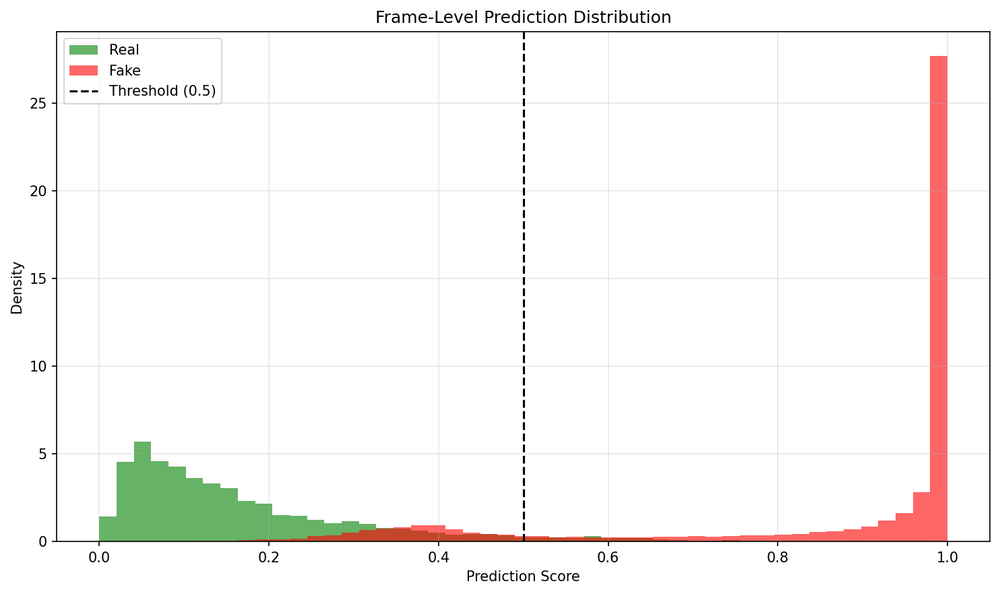
#> input picture assets/prediction_distribution.png, 1000 x 594 px, shrunk from 1484 x 881 before the run
$ python -i defocus_map.py   (imports and definitions only)
#> lines starting #> are read from the running program, lines starting #| are printed output that depends on the picture
import cv2
import time
import numpy as np
from typing import Optional


class DefocusMapGenerator:
    def __init__(self, canny_threshold1: int = 50, canny_threshold2: int = 150,
                 edge_blur_kernel_size: int = 15, guided_filter_radius: int = 8, guided_filter_eps: float = 0.01):
        self.canny_threshold1 = canny_threshold1
        self.canny_threshold2 = canny_threshold2
        self.edge_blur_kernel_size = edge_blur_kernel_size
        self.guided_filter_radius = guided_filter_radius
        self.guided_filter_eps = guided_filter_eps

        # opencv-contrib (ximgproc)
        self._has_ximgproc = hasattr(cv2, 'ximgproc')
        if not self._has_ximgproc:
            print("Warning: opencv-contrib-python not found. "
                  "Using Gaussian blur fallback instead of guided filter.")

    def detect_edges(self, rgb_image: np.ndarray) -> np.ndarray:
        # Convertation to grayscale
        gray = cv2.cvtColor(rgb_image, cv2.COLOR_RGB2GRAY)

        # Applying Gaussian blur to reduce noise
        blurred = cv2.GaussianBlur(gray, (5, 5), 1.4)

        # Canny edge detection
        edges = cv2.Canny(
            blurred,
            self.canny_threshold1,
            self.canny_threshold2
        )
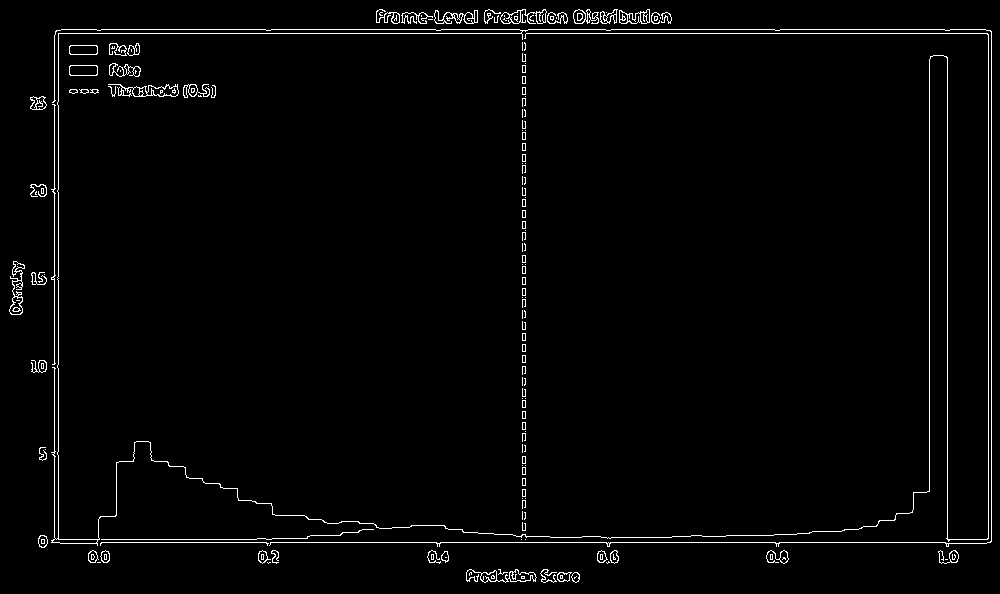
#> edges: shape (594, 1000); 2.1% white in thin lines or dots
        return edges

    def compute_edge_blur_map(self, edges: np.ndarray, rgb_image: np.ndarray) -> np.ndarray:
        gray = cv2.cvtColor(rgb_image, cv2.COLOR_RGB2GRAY).astype(np.float32)
        kernel_size = self.edge_blur_kernel_size

        # Compute local variance (inverse indicator of blur)
        mean = cv2.blur(gray, (kernel_size, kernel_size))
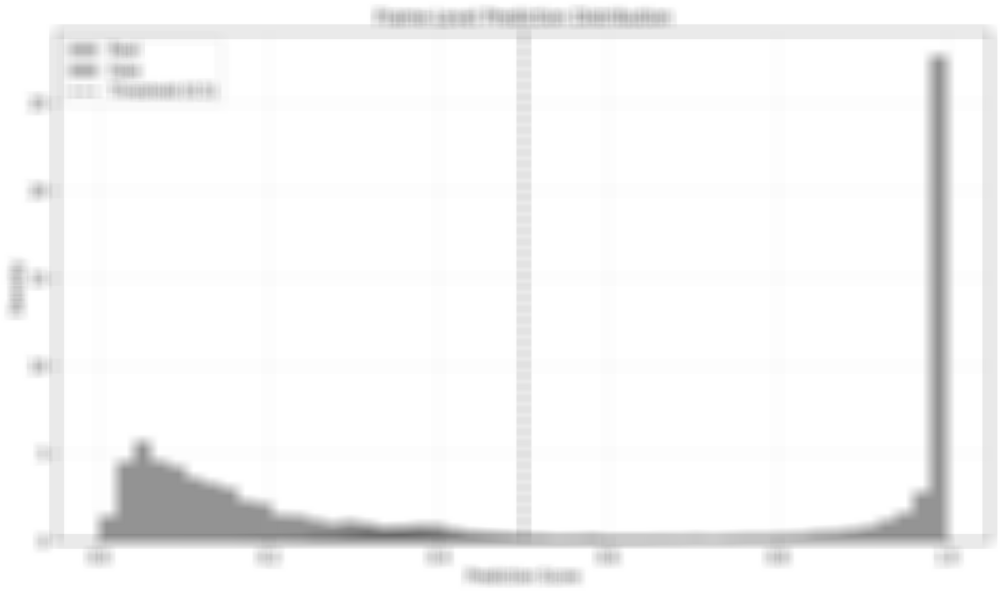
#> mean: shape (594, 1000) float32; min 103.6, max 255, mean 246.5
        mean_sq = cv2.blur(gray ** 2, (kernel_size, kernel_size))
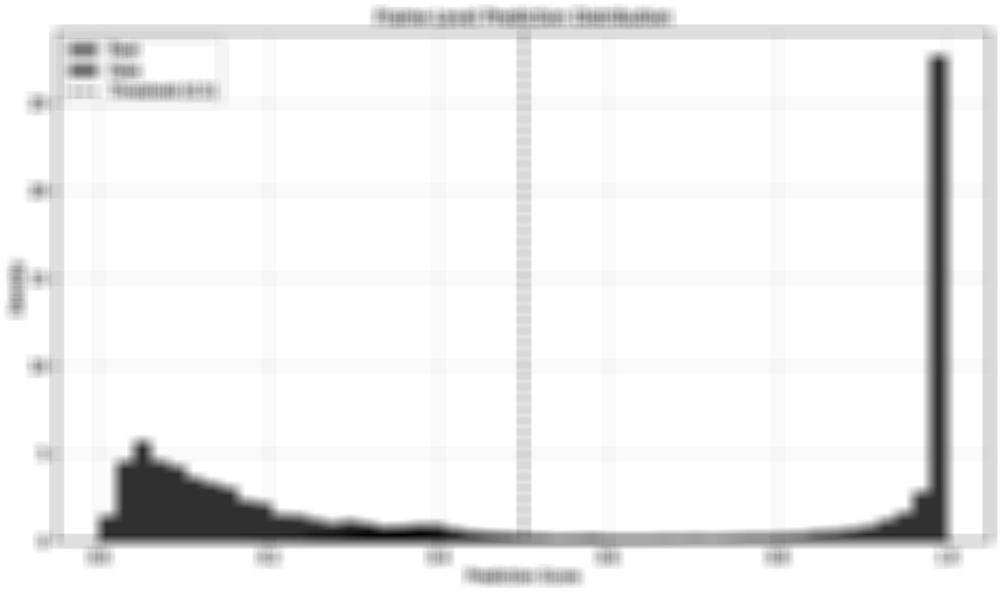
#> mean_sq: shape (594, 1000) float32; min 11536.6, max 65025, mean 61825.4; drawn with min black and max white
        variance = mean_sq - mean ** 2
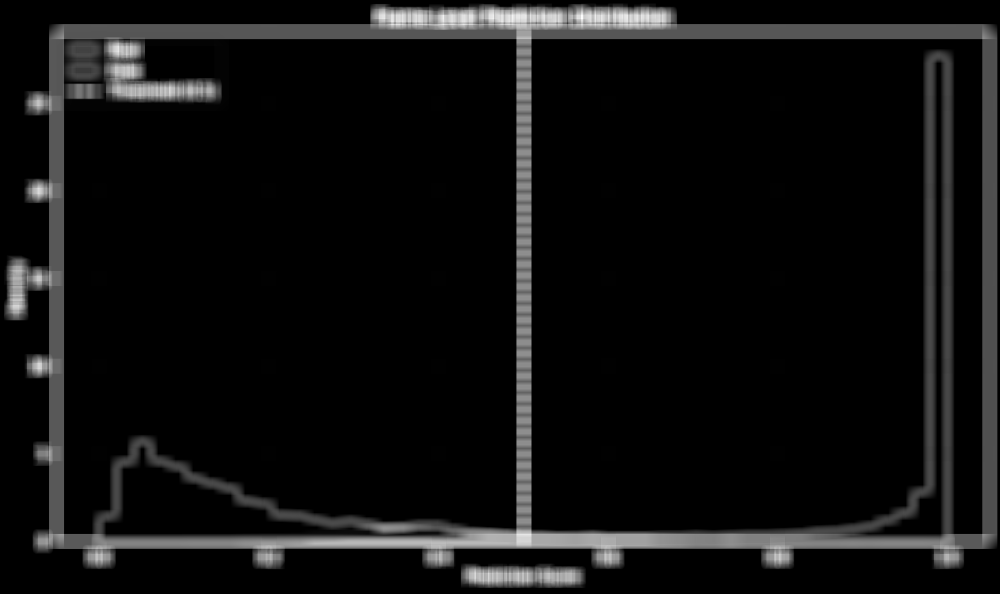
#> variance: shape (594, 1000) float32; min 0, max 9576.8, mean 598.8; drawn with min black and max white
        variance = np.maximum(variance, 0)  # Numerical stability

        # Blur magnitude: high variance = sharp = low blur
        blur_magnitude = 1.0 / (1.0 + variance)
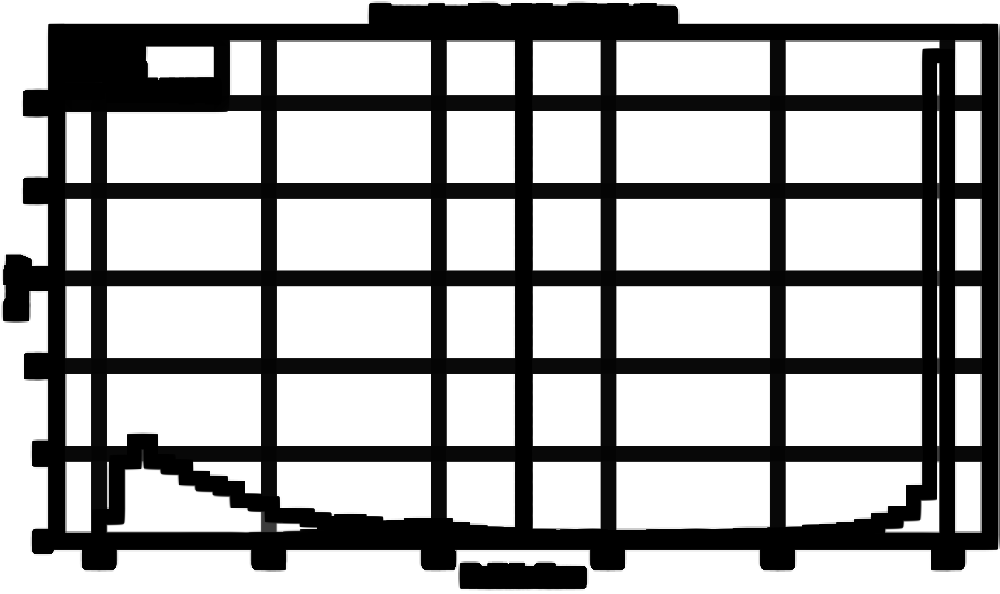
#> blur_magnitude: shape (594, 1000) float32; min 0.000104, max 1, mean 0.652

        # Keep only blur values at edge locations
        edge_blur_map = np.zeros_like(blur_magnitude)
        edge_blur_map[edges > 0] = blur_magnitude[edges > 0]
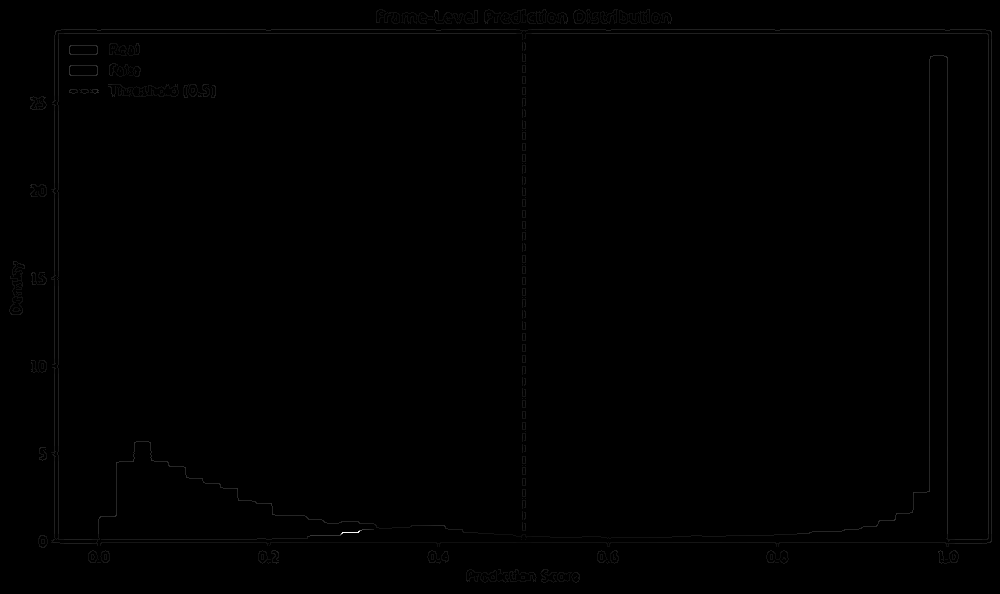
#> edge_blur_map: shape (594, 1000) float32; min 0, max 0.00238, mean 5.26e-06; drawn with min black and max white

        return edge_blur_map

    def __call__(self, rgb_image: np.ndarray) -> np.ndarray:
        # Edge detection
        edges = self.detect_edges(rgb_image)

        # Edge blur map
        edge_blur = self.compute_edge_blur_map(edges, rgb_image)

        #  Propagate blur values using guided filter
        gray_guide = cv2.cvtColor(rgb_image, cv2.COLOR_RGB2GRAY)

        if self._has_ximgproc:
            defocus_map = cv2.ximgproc.guidedFilter(
                guide=gray_guide,
                src=edge_blur.astype(np.float32),
                radius=self.guided_filter_radius,
                eps=self.guided_filter_eps
            )
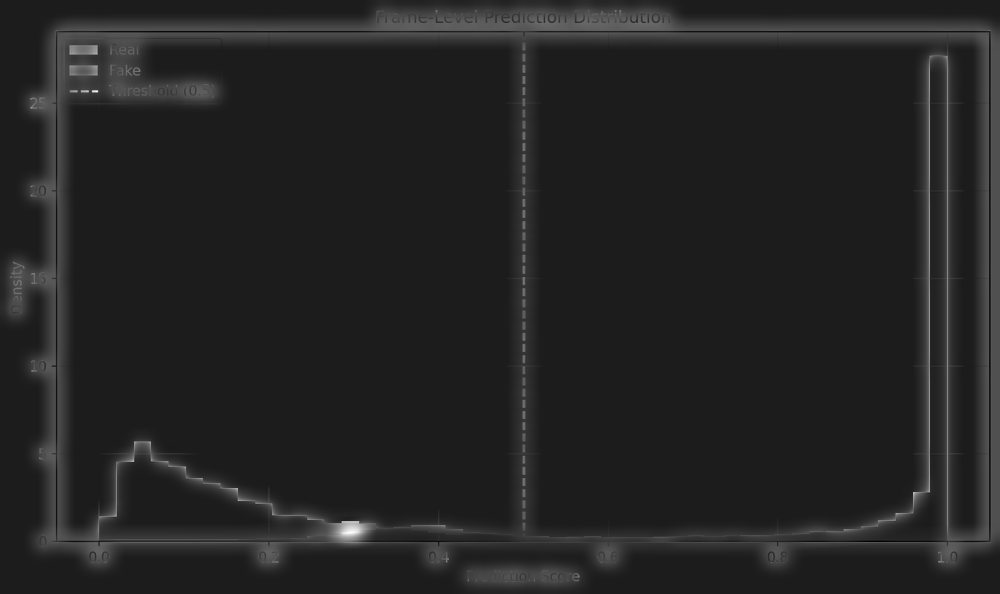
#> defocus_map: shape (594, 1000) float32; min -1.99e-05, max 0.000159, mean 5.26e-06; drawn with min black and max white
        else:
            # Gaussian blur
            defocus_map = cv2.GaussianBlur(
                edge_blur.astype(np.float32),
                (self.guided_filter_radius * 2 + 1,
                 self.guided_filter_radius * 2 + 1),
                0
            )

        # Normalization to [0, 1]
        defocus_min = defocus_map.min()
#> defocus_min = -1.99e-05
        defocus_max = defocus_map.max()
#> defocus_max = 0.000159
        if defocus_max - defocus_min > 1e-8:
            defocus_map = (defocus_map - defocus_min) / (defocus_max - defocus_min)
        else:
            defocus_map = np.zeros_like(defocus_map)

        return defocus_map[..., np.newaxis].astype(np.float32)

    def process_batch(self, images: np.ndarray, progress_callback: Optional[callable] = None) -> np.ndarray:
        batch_size = images.shape[0]
        defocus_maps = []

        for i in range(batch_size):
            defocus_map = self(images[i])
            defocus_maps.append(defocus_map)

            if progress_callback:
                progress_callback(i + 1, batch_size)

        return np.stack(defocus_maps, axis=0)


# [22 lines not run here, left out]

>>> import cv2
>>> picture = cv2.cvtColor(cv2.imread('../../assets/prediction_distribution.png'), cv2.COLOR_BGR2RGB)
>>> result = DefocusMapGenerator()(picture)

$ run again, on assets/training_history.png
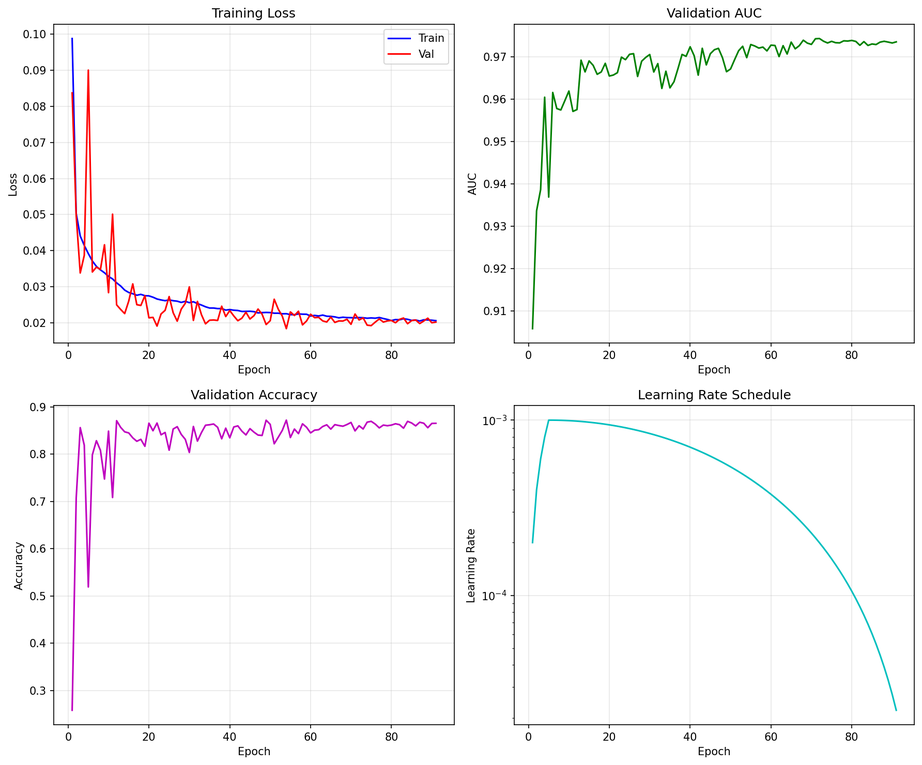
#> input picture assets/training_history.png, 922 x 765 px, shrunk from 1784 x 1481 before the run
#> in detect_edges, `edges = cv2.Canny( blurred, self.canny_threshold1, self.canny_threshol..`:
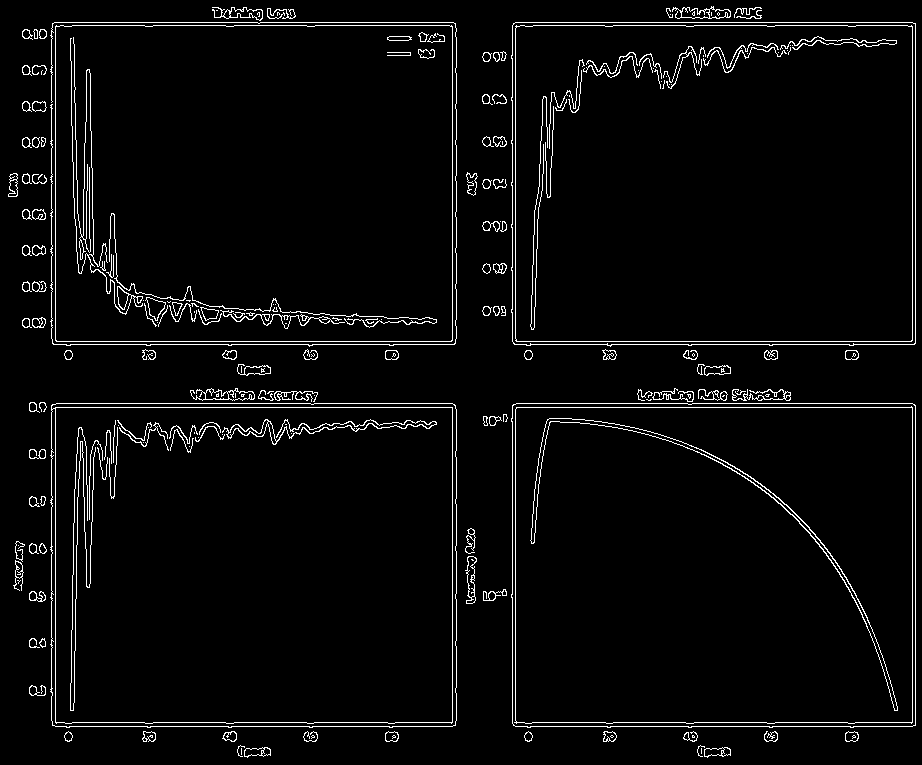
#> edges: shape (765, 922); 3.8% white in thin lines or dots
#> in __call__, `defocus_map = cv2.ximgproc.guidedFilter( guide=gray_guide, src=edge_bl..`:
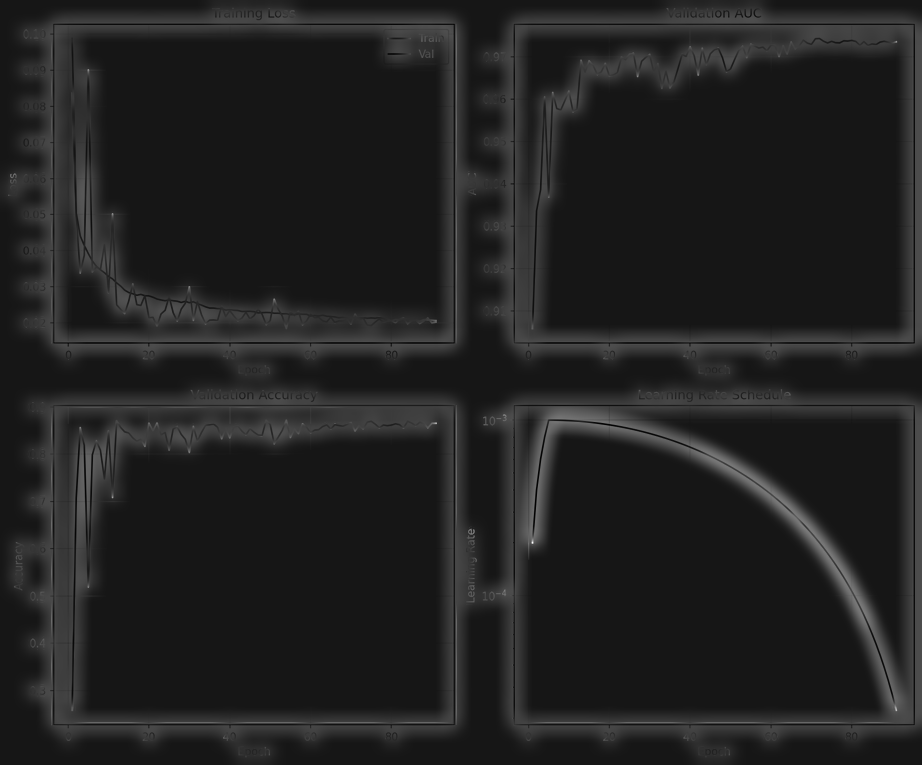
#> defocus_map: shape (765, 922) float32; min -2.79e-05, max 0.000288, mean 1.41e-05; drawn with min black and max white
#> defocus_min = -2.79e-05
#> defocus_max = 0.000288
